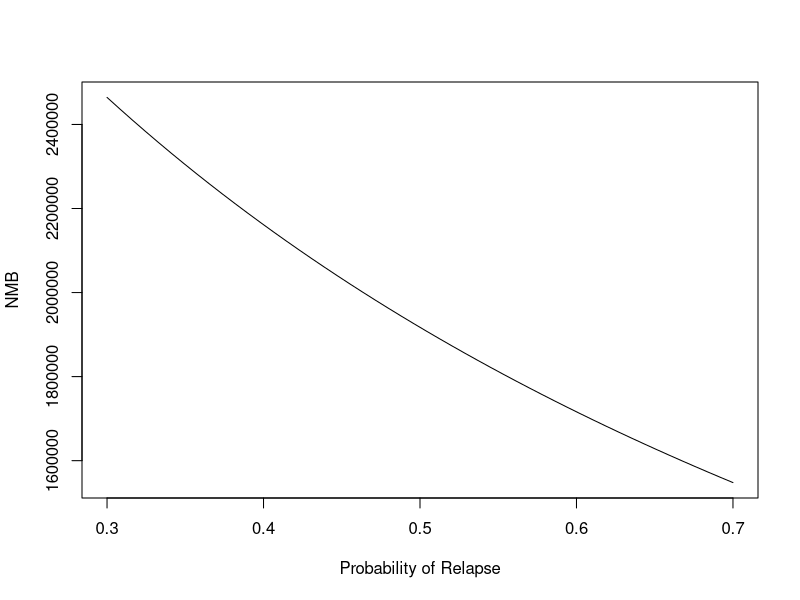

Generate this figure with R:

rm(list = ls()) 

strategies <- c("Control", "Intervention")

p.cancer <- .5
p.death <- .2
p.relapse <- .5
rr <- .8
le.dead <- 0
le.relapse <- 1
le.norelapse <- 8
le.healthy <- 10
c.dead <- 200
c.relapse <- 100
c.norelapse <- 50
c.healthy <- 0
c.int <- 500
wtp <- 50000

input <- data.frame (
  p.cancer <- .5,
  p.death <- .2,
  p.relapse <- .5,
  rr <- .8,
  le.dead <- 0,
  le.relapse <- 1,
  le.norelapse <- 8,
  le.healthy <- 10,
  c.dead <- 200,
  c.relapse <- 100,
  c.norelapse <- 50,
  c.healthy <- 0,
  c.int <- 50,
  wtp <- 50000
)


dec_tree <- function(params){
  with(
    as.list(params),
    {
      #the solution for the tree is the sum of the weights
      outcomes <- matrix(
        c(c.dead, c.relapse, c.norelapse, c.healthy, 
          le.dead, le.relapse, le.norelapse, le.healthy),
        nrow =4,
        ncol = 2)
      
      outcomes_int <- matrix(
        c(c.dead+c.int, c.relapse+c.int, c.norelapse + c.int, c.healthy+c.int, 
          le.dead, le.relapse, le.norelapse, le.healthy),
        nrow =4,
        ncol = 2)
      
      control <- c(prod(c(p.cancer, p.death)), prod(c(p.cancer, 1-p.death, p.relapse)), 
                   prod(c(p.cancer, 1-p.death, 1-p.relapse)), prod(c(1-p.cancer))) %*% outcomes
      
      int <- c(prod(c(p.cancer*rr, p.death*rr)), prod(c(p.cancer*rr, 1-p.death*rr, 
               p.relapse*rr)), prod(c(p.cancer*rr, 1-p.death*rr, 1-p.relapse*rr)), 
               prod(c(1-p.cancer*rr))) %*% outcomes_int
      
      table <- as.data.frame(rbind(control, int))
      colnames(table) <- (c("Costs","LYs"))
      rownames(table) <- strategies
      
      inc <- int - control  
      ICER <- inc[ ,1]/inc[ ,2]
      NMB <- ICER*wtp
      return(NMB)
    }
  )
}

dec_tree(input)


#=================#
#### One-way SA ###
#=================#
p.relpase_range <- seq(0.30, 0.70, length.out = 50)
m.owsa.input <- cbind(p.relapse = p.relpase_range, input[-1])

## Run model and capture NMB
sa_NMB <- t(apply(m.owsa.input, 1, dec_tree))

### Using base R commands
plot(p.relpase_range, sa_NMB, type = "l", xlab = "Probability of Relapse", ylab = "NMB")

### the ggplot way
      # source("owsa_diagram_code.R")
      # paramName <- "p.PCed"
      # outcomeName <- "Net Monetary Benefit"
      # owsa.plot.det(param = p.PCed_range, outcomes = outcomes_NMB, paramName = paramName, 
      #             strategyNames = Strategies, outcomeName = outcomeName)

#=================#
#### Two-way SA ###
#=================#
## Generate full factorial combinations between two different parameters
p.relpase_range <- seq(0.30, 0.70, length.out = 50)
c.int_range <- seq(1.00, 200.00, length.out = 50)
params <- expand.grid(p.relpase = p.relpase_range, 
                      c.int = c.int_range)
head(params)

m.twsa.input <- cbind(params, input[-c(1:2)])
twsa_NMB <- t(apply(m.twsa.input, 1, dec_tree))


